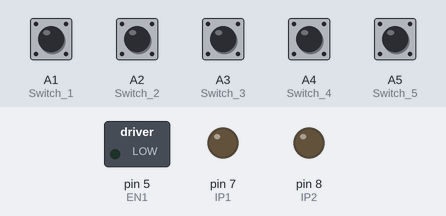
Bench run of a sketch on a simulated Arduino Uno, built with avr-gcc and run on an emulated ATmega328P. Parts: switched loads named in the sketch (green lamp = pin HIGH), output pins drawn as LEDs (lit = HIGH). The test bench sets the inputs (shaded band); at power-on: A1 (Switch_1), A2 (Switch_2), A3 (Switch_3), A4 (Switch_4), A5 (Switch_5) HIGH.

Above: at 1.2 s.
1.3 s: A1 (Switch_1) pulled LOW for 0.15 s
At 2.5 s:
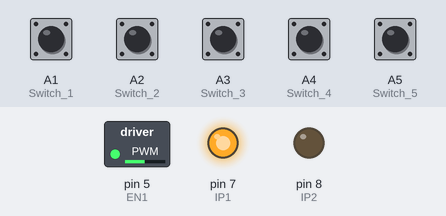
2.9 s: A3 (Switch_3) pulled LOW for 1 s
At 4.4 s:
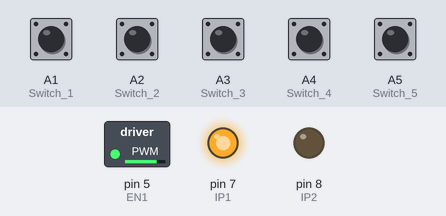
5.4 s: A2 (Switch_2) pulled LOW for 0.15 s
At 5.8 s:
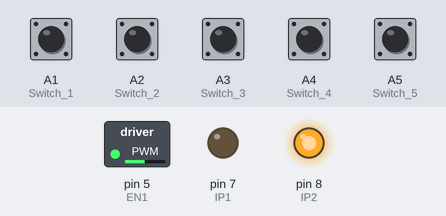
7.0 s: A3 (Switch_3) pulled LOW for 0.15 s
At 8.2 s:
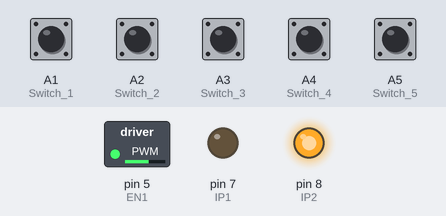
8.6 s: A3 (Switch_3) pulled LOW for 1 s
At 10.0 s:
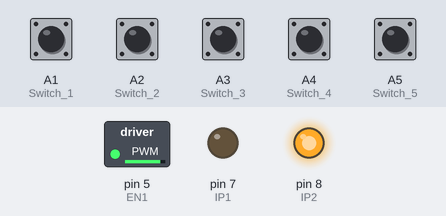
11.1 s: A3 (Switch_3) pulled LOW for 1 s
At 11.62 s:
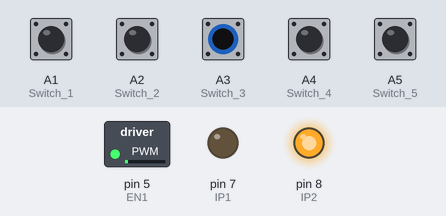
Timing chart, 0 to 14.1 s (numbered marks = the images above; inputs shaded):
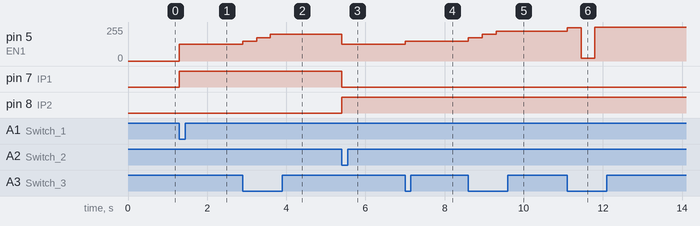

The sketch:

DC_MOTOR_PWM.ino
```cpp
int i = 0;
int Switch_1 = A1;
int Switch_2 = A2;
int Switch_3 = A3;
int Switch_4 = A4;
int Switch_5 = A5;

int SW1;
int SW2;
int SW3;
int SW4;
int SW5;

int IP1 = 7;
int IP2 = 8;
int EN1 = 5;

int motorSpeed = 0;
int val;

void setup() {
  // put your setup code here, to run once:
  pinMode(EN1, OUTPUT);
  pinMode(IP1, OUTPUT);
  pinMode(IP2, OUTPUT);
  pinMode(Switch_1, INPUT_PULLUP);
  pinMode(Switch_2, INPUT_PULLUP);
  pinMode(Switch_3, INPUT_PULLUP);
  pinMode(Switch_4, INPUT_PULLUP);
  pinMode(Switch_5, INPUT_PULLUP);
}

void loop() {
  SW1 = digitalRead(Switch_1);
  SW2 = digitalRead(Switch_2);
  SW3 = digitalRead(Switch_3);
  SW4 = digitalRead(Switch_4);
  SW5 = digitalRead(Switch_5);
  // put your main code here, to run repeatedly:
  // digitalWrite(IP1, HIGH);
  // digitalWrite(IP2, LOW);
  if (SW1 == 0) {

    motorSpeed = 125;
    val = 1;
    analogWrite(EN1, motorSpeed);
    digitalWrite(IP1, HIGH);
    digitalWrite(IP2, LOW);
    delay(350);
  }
  if (SW2 == 0) {

    motorSpeed = 125;
    val = 1;
    analogWrite(EN1, motorSpeed);
    digitalWrite(IP1, LOW);
    digitalWrite(IP2, HIGH);
    delay(350);
  }
  if (SW3 == 0 && val == 1) {

    if(motorSpeed <255)
    {
      motorSpeed = motorSpeed + 25;
    }
    else {
    motorSpeed = 255;
    }

    analogWrite(EN1, motorSpeed);
    delay(350);
  }
  if (SW4 == 0 && val == 1) {

    if(motorSpeed > 50)
    {
      motorSpeed = motorSpeed - 25;
    }
    else {
    motorSpeed = 50;
    }

    analogWrite(EN1, motorSpeed);
    delay(350);
  }
  if (SW5 == 0) {

    motorSpeed = 0;
    //val = 1;
    analogWrite(EN1, motorSpeed);
    digitalWrite(IP1, LOW);
    digitalWrite(IP2, LOW);
    delay(350);
  }

}
```

Measured:
- after the input at 1.3 s, pin 5 (EN1): 0/255 → 125/255 at once; pin 7 (IP1): LOW → HIGH at once
- after the input at 2.9 s, pin 5 (EN1): 125/255 → 150/255 at once, → 175/255 0.35 s later, → 200/255 0.35 s later
- after the input at 5.4 s, pin 5 (EN1): 200/255 → 125/255 at once; pin 7 (IP1): HIGH → LOW at once; pin 8 (IP2): LOW → HIGH at once
- after the input at 7.0 s, pin 5 (EN1): 125/255 → 150/255 at once
- after the input at 8.6 s, pin 5 (EN1): 150/255 → 175/255 at once, → 200/255 0.35 s later, → 225/255 0.35 s later
- after the input at 11.1 s, pin 5 (EN1): 225/255 → 250/255 at once, → 19/255 0.35 s later, → 255/255 0.35 s later
